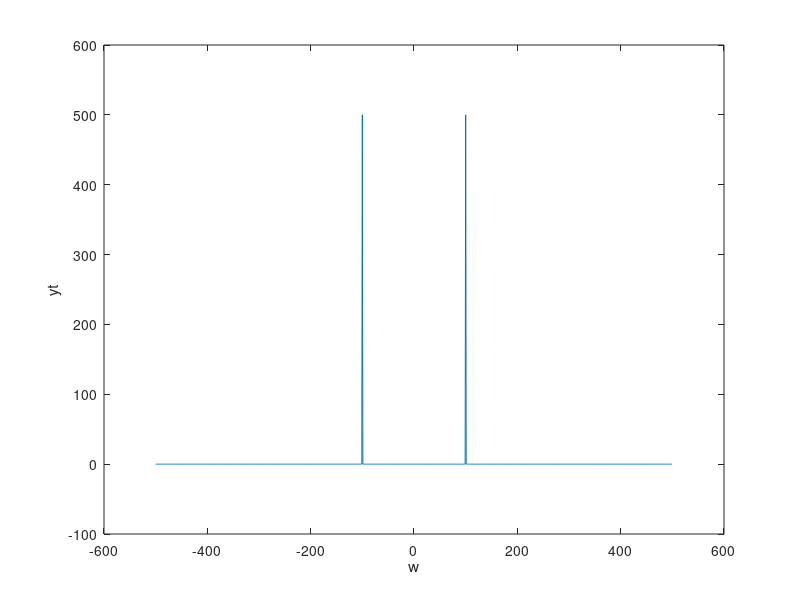

This chart was generated by the following MATLAB code: (Note: this script raises an error after producing the figure.)
% Creating continous time sinusoidal signal
Ts = 0.001;
t = 0: Ts : 1-0.001;
fc = 100; 
xt =  cos(2*pi*100*t)
plot(t, xt)
xlabel('x-axis: t')
ylabel('y-axis: xt')
title('Lab 1: Creating a continous time sinusoidal')
xt(find( t == 0.32 ))
xt(find( t == 0.64 ))

% Sampling continous time sinusoidal signal
v = 0: 0.008 : 1-0.008;
xn = cos(2*pi*100*v)
hold on
plot(t, xt)
stem(v, xn)
hold off

yt = fft(xt)
yt = fftshift(yt)
%plot(t, yt)
fs = 1000
n = 1000
w = -fs/2 : fs/n : (fs/2 - fs/1000);
plot(w, yt)
xlabel('w')
ylabel('yt')

% Warning 
%f = abs(yt)
%f = log10(f)

plot(w, f)
xlabel('w')
ylabel('f')






